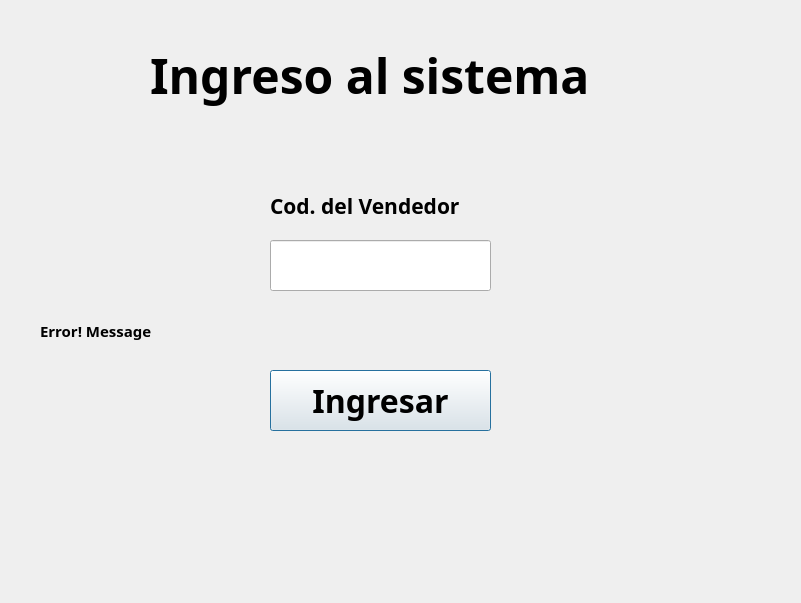
<?xml version="1.0" encoding="UTF-8"?>
<ui version="4.0">
 <class>loginUser</class>
 <widget class="QDialog" name="loginUser">
  <property name="geometry">
   <rect>
    <x>0</x>
    <y>0</y>
    <width>801</width>
    <height>603</height>
   </rect>
  </property>
  <property name="windowTitle">
   <string>Dialog</string>
  </property>
  <widget class="QLabel" name="label_3">
   <property name="geometry">
    <rect>
     <x>40</x>
     <y>300</y>
     <width>711</width>
     <height>61</height>
    </rect>
   </property>
   <property name="font">
    <font>
     <family>Source Sans Pro</family>
     <pointsize>11</pointsize>
     <weight>75</weight>
     <bold>true</bold>
    </font>
   </property>
   <property name="text">
    <string>Error! Message</string>
   </property>
  </widget>
  <widget class="QLabel" name="label">
   <property name="geometry">
    <rect>
     <x>150</x>
     <y>0</y>
     <width>531</width>
     <height>151</height>
    </rect>
   </property>
   <property name="font">
    <font>
     <family>Source Sans Pro Black</family>
     <pointsize>36</pointsize>
     <weight>75</weight>
     <bold>true</bold>
    </font>
   </property>
   <property name="text">
    <string>Ingreso al sistema</string>
   </property>
   <property name="textFormat">
    <enum>Qt::PlainText</enum>
   </property>
  </widget>
  <widget class="QLineEdit" name="CodVendedor">
   <property name="geometry">
    <rect>
     <x>270</x>
     <y>240</y>
     <width>221</width>
     <height>51</height>
    </rect>
   </property>
   <property name="font">
    <font>
     <family>Source Code Pro</family>
     <pointsize>20</pointsize>
    </font>
   </property>
  </widget>
  <widget class="QLabel" name="label_2">
   <property name="geometry">
    <rect>
     <x>270</x>
     <y>170</y>
     <width>221</width>
     <height>71</height>
    </rect>
   </property>
   <property name="font">
    <font>
     <family>Source Sans Pro</family>
     <pointsize>16</pointsize>
     <weight>75</weight>
     <bold>true</bold>
    </font>
   </property>
   <property name="text">
    <string>Cod. del Vendedor</string>
   </property>
  </widget>
  <widget class="QPushButton" name="pushButton">
   <property name="geometry">
    <rect>
     <x>270</x>
     <y>370</y>
     <width>221</width>
     <height>61</height>
    </rect>
   </property>
   <property name="font">
    <font>
     <family>Source Sans Pro</family>
     <pointsize>24</pointsize>
     <weight>75</weight>
     <bold>true</bold>
    </font>
   </property>
   <property name="text">
    <string>Ingresar</string>
   </property>
  </widget>
 </widget>
 <resources/>
 <connections/>
</ui>
